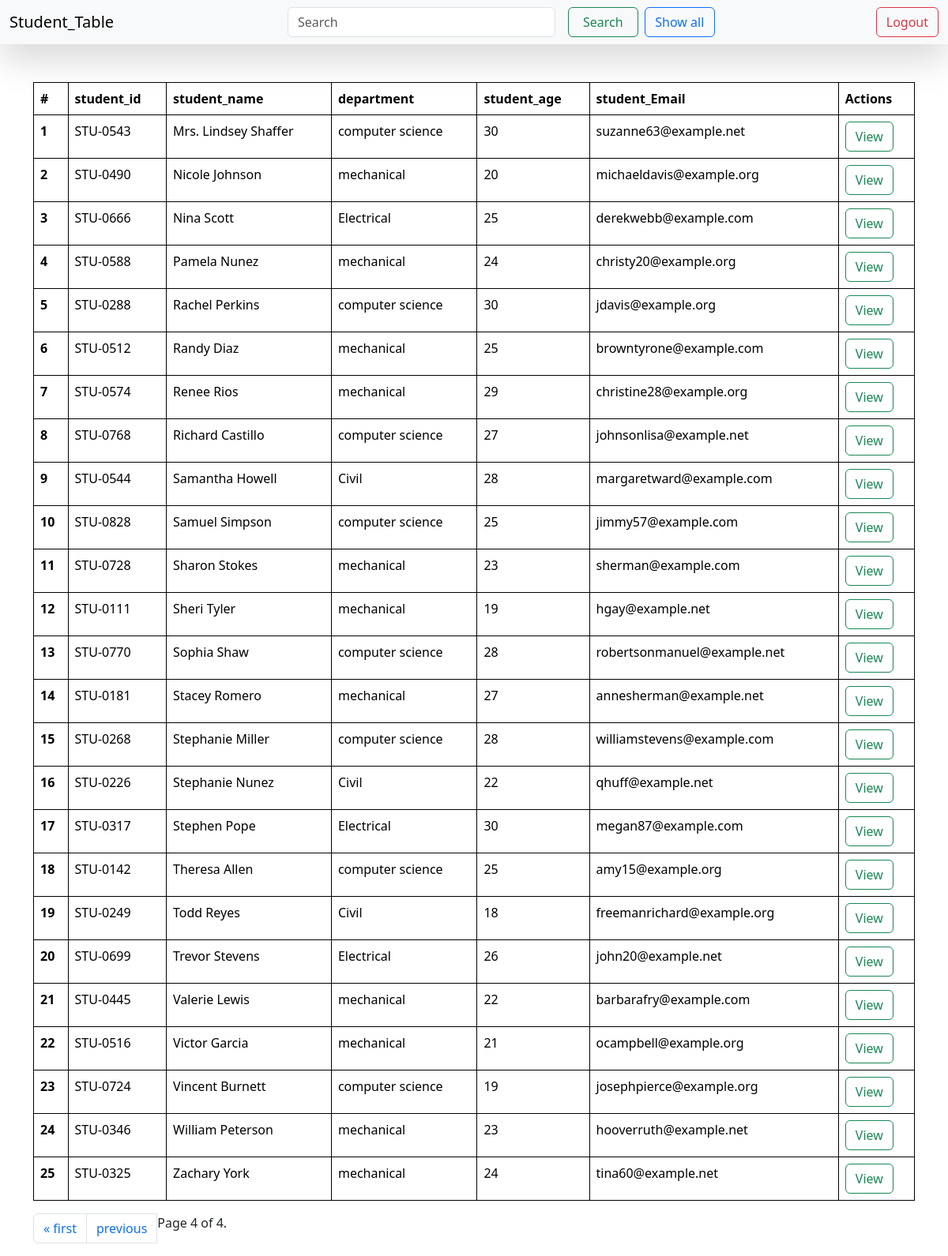
/?page=4, run on the app's committed database.
### reports/models.py (models this page shows, shortened)
class student(models.Model):
    department = models.ForeignKey(Department, related_name="depart", on_delete=models.CASCADE, null=True, blank=True)
    student_id = models.OneToOneField(StudentID, related_name="studentid", on_delete=models.CASCADE, null=True, blank=True)
    student_name = models.CharField(max_length=100)
    student_email = models.EmailField(unique=True)
    student_age = models.IntegerField(default=18)
    student_address = models.TextField()
    class Meta:
        ordering = ['student_name']
        verbose_name = "student"

class StudentID(models.Model):
    student_id = models.CharField(max_length=100)
    def __str__(self) -> str:
        return self.student_id

class Department(models.Model):
    department = models.CharField(max_length=100)
    def __str__(self) -> str:
        return self.department
    class Meta:
        ordering = ['department']

### reports/views.py (the view, shortened to what this page needs)
# urls.py: path('', get_students, name="getstudents"),
def get_students(request):
    queryset = student.objects.all()
    paginator = Paginator(queryset, 25)  # Show 25 contacts per page.
    page_number = request.GET.get("page", 1)
    page_obj = paginator.get_page(page_number)
    return render(request, "students.html", context={"queryset": page_obj})

### reports/templates/students.html (shortened to what this page needs)
{% extends "base.html" %}
{% block start %}
<nav class="navbar bg-body-tertiary shadow-lg sticky-top">
    <div class="container-fluid">
      <a class="navbar-brand">Student_Table</a>
      <form class="d-flex" role="search">
        <input class="form-control me-2" type="search" name="search" placeholder="Search" aria-label="Search">
        <button class="btn btn-outline-success mx-2" type="submit" style="width: 130px;">Search</button>
        <a class="btn btn-outline-primary" href="/" type="submit" style="width: 130px;">Show all</a>
      </form>
      <form class="d-flex" role="search">
        <button class="btn btn-outline-danger" type="submit">Logout</button>
      </form>
    </div>
  </nav>
<div class="container mt-5">
    <table class="table">
        <thead>
          <tr>
            <th scope="col">#</th>
            <th scope="col">student_id</th>
            <th scope="col">student_name</th>
            <th scope="col">department</th>
            <th scope="col">student_age</th>
            <th scope="col">student_Email</th>
            <th scope="col">Actions</th>
          </tr>
        </thead>
        <tbody>
            {% for student in queryset %}
          <tr>
            <th scope="row">{{forloop.counter}}</th>
            <td>
              {{student.student_id}}</td>
            <td>{{student.student_name}}</td>
            <td>{{student.department}}</td>
            <td>{{student.student_age}}</td>
            <td>{{student.student_email}}</td>
            <td><a href="{% url 'see_marks' student.student_id %}" class="btn btn-outline-success">View</a></td>
          </tr>
          {% endfor %}
        </tbody>
      </table>
      <nav aria-label="Page navigation example">
        <ul class="pagination">
            {% if queryset.has_previous %}
            <li class="page-item"><a class="page-link" href="?page=1">&laquo; first</a></li>
            <li class="page-item"><a class="page-link" href="?page={{ queryset.previous_page_number }}">previous</a></li>
            {% endif %}
            <span class="current">
                Page {{ queryset.number }} of {{ queryset.paginator.num_pages }}.
            </span>
          </ul>
        </nav>
{% endblock %}

### reports/templates/base.html (style rules this page uses)
table, th, td { border: 1px solid black; }

### data on the page
student: student_id "STU-0543", student_name "Mrs. Lindsey Shaffer", department "computer science", student_age "30", student_email "suzanne63@example.net"
student: student_id "STU-0490", student_name "Nicole Johnson", department "mechanical", student_age "20", student_email "michaeldavis@example.org"
student: student_id "STU-0666", student_name "Nina Scott", department "Electrical", student_age "25", student_email "derekwebb@example.com"
student: student_id "STU-0588", student_name "Pamela Nunez", department "mechanical", student_age "24", student_email "christy20@example.org"
student: student_id "STU-0288", student_name "Rachel Perkins", department "computer science", student_age "30", student_email "jdavis@example.org"
student: student_id "STU-0512", student_name "Randy Diaz", department "mechanical", student_age "25", student_email "browntyrone@example.com"
student: student_id "STU-0574", student_name "Renee Rios", department "mechanical", student_age "29", student_email "christine28@example.org"
student: student_id "STU-0768", student_name "Richard Castillo", department "computer science", student_age "27", student_email "johnsonlisa@example.net"
student: student_id "STU-0544", student_name "Samantha Howell", department "Civil", student_age "28", student_email "margaretward@example.com"
student: student_id "STU-0828", student_name "Samuel Simpson", department "computer science", student_age "25", student_email "jimmy57@example.com"
student: student_id "STU-0728", student_name "Sharon Stokes", department "mechanical", student_age "23", student_email "sherman@example.com"
student: student_id "STU-0111", student_name "Sheri Tyler", department "mechanical", student_age "19", student_email "hgay@example.net"
student: student_id "STU-0770", student_name "Sophia Shaw", department "computer science", student_age "28", student_email "robertsonmanuel@example.net"
student: student_id "STU-0181", student_name "Stacey Romero", department "mechanical", student_age "27", student_email "annesherman@example.net"
student: student_id "STU-0268", student_name "Stephanie Miller", department "computer science", student_age "28", student_email "williamstevens@example.com"
student: student_id "STU-0226", student_name "Stephanie Nunez", department "Civil", student_age "22", student_email "qhuff@example.net"
student: student_id "STU-0317", student_name "Stephen Pope", department "Electrical", student_age "30", student_email "megan87@example.com"
student: student_id "STU-0142", student_name "Theresa Allen", department "computer science", student_age "25", student_email "amy15@example.org"
student: student_id "STU-0249", student_name "Todd Reyes", department "Civil", student_age "18", student_email "freemanrichard@example.org"
student: student_id "STU-0699", student_name "Trevor Stevens", department "Electrical", student_age "26", student_email "john20@example.net"
student: student_id "STU-0445", student_name "Valerie Lewis", department "mechanical", student_age "22", student_email "barbarafry@example.com"
student: student_id "STU-0516", student_name "Victor Garcia", department "mechanical", student_age "21", student_email "ocampbell@example.org"
student: student_id "STU-0724", student_name "Vincent Burnett", department "computer science", student_age "19", student_email "josephpierce@example.org"
student: student_id "STU-0346", student_name "William Peterson", department "mechanical", student_age "23", student_email "hooverruth@example.net"
student: student_id "STU-0325", student_name "Zachary York", department "mechanical", student_age "24", student_email "tina60@example.net"

### other printed values
{{ queryset.number }} "4"
{{ queryset.paginator.num_pages }} "4"
